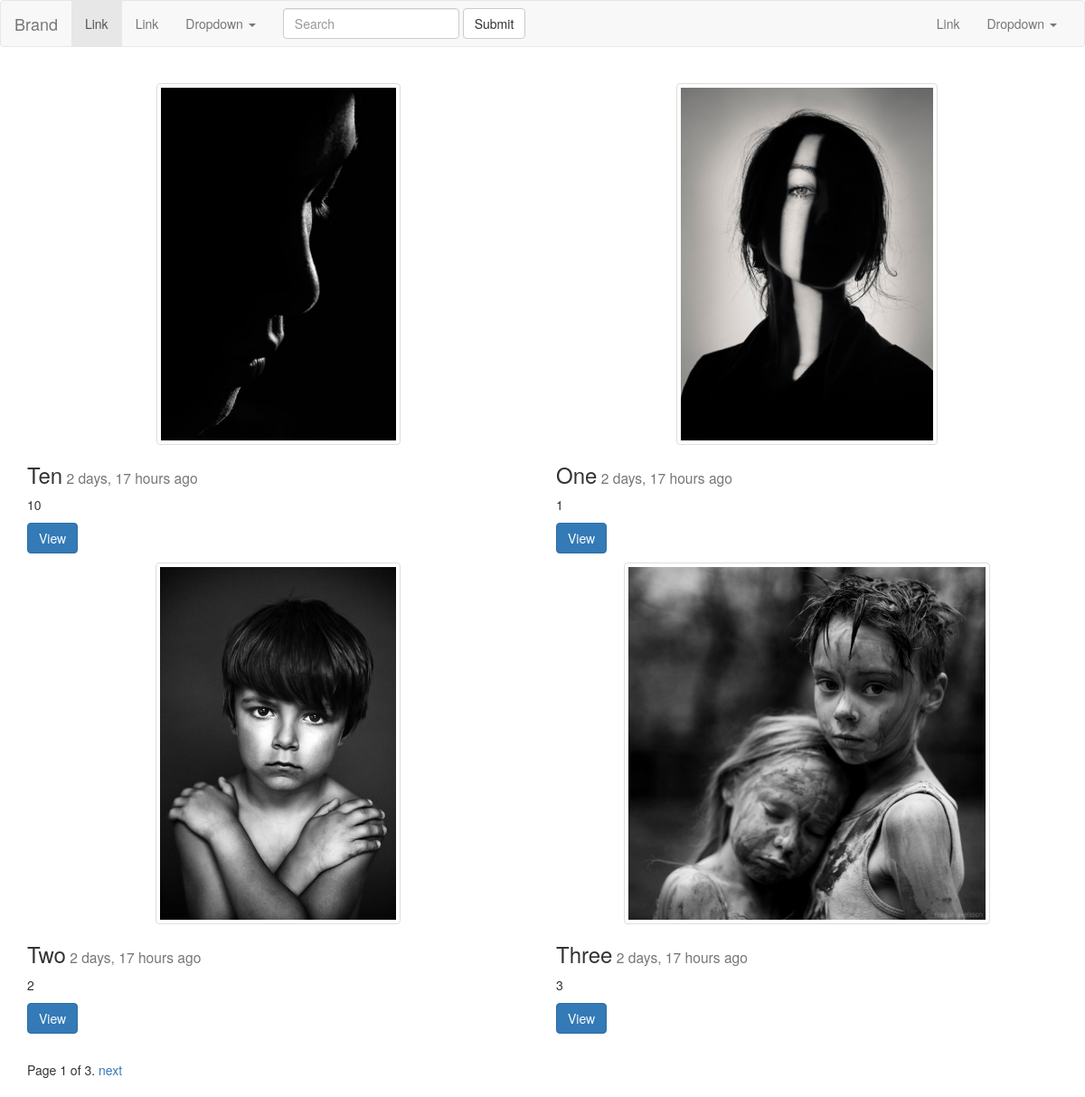
The app's page /posts/list/ with its own data.
### posts/models.py (models this page shows, shortened)
class Post(models.Model):
	author = models.ForeignKey(User,default=1)
	title = models.CharField(max_length=50)
	image = models.ImageField(null=True , blank=True,upload_to="Django_images")
	content = models.TextField()
	draft = models.BooleanField(default=False)
	publish = models.DateField()
	updated = models.DateTimeField(auto_now=True)
	timestamp = models.DateTimeField(auto_now_add=True)
	slug = models.SlugField(unique=True , null=True)
	def get_absolute_url(self):
		return reverse("posts:detail", kwargs={"slug": self.slug})
	class Meta:
		ordering =['-timestamp' ,'-updated']

### posts/views.py (the view, shortened to what this page needs)
def post_list(request):
	today = timezone.now().date()
	if request.user.is_staff or request.user.is_superuser:
		obj_list = Post.objects.all()
	else:
		obj_list = Post.objects.filter(draft=False).filter(publish__lte=today)
	query = request.GET.get("q")
	paginator = Paginator(obj_list, 4) # Show 5 contacts per page
	page = request.GET.get('page')
	try:
		obj = paginator.page(page)
	except PageNotAnInteger:
		obj = paginator.page(1)
	except EmptyPage:
		obj = paginator.page(paginator.num_pages)
	context = {
	"post_list": obj,
	"today": today,
	}
	return render(request, 'post_list.html', context)

### posts/templates/post_list.html (shortened to what this page needs)
{% extends "base.html" %}
{% block content %}
<div class="row">
    {% for object in post_list %}
        <div class="col-sm-6" style="top:20px">
            <div class="">
            {% if object.image %}
            <img src="{{object.image.url}}" class="img img-responsive thumbnail list-images">
            {% endif %}
                <div class="caption">
                    <h3>{{object.title}}</a><small> {{object.publish|timesince }} ago</small></h3>
            <p> {{object.content|linebreaks|truncatechars:10}}</p>
            <p>
            <a href="{{object.get_absolute_url}}" class="btn btn-primary">View</a>
            </p>
                </div>
            </div>
        </div>
    {% endfor %}
    </div>
    <br>
    <div class="pagination">
        <span class="step-links">
            <span class="current">
                Page {{ post_list.number }} of {{ post_list.paginator.num_pages }}.
            </span>
            {% if post_list.has_next %}
                <a href="?page={{ post_list.next_page_number }}">next</a>
            {% endif %}
        </span>
    </div>
{% endblock content %}

### posts/static/css/base.css (style rules this page uses)
.list-images { object-fit: cover !important; height:400px !important; max-width:100% !important; margin:auto !important; }

### records on screen
Post: image (picture), title "Ten", publish "2 days, 17 hours", content "10"
Post: image (picture), title "One", publish "2 days, 17 hours", content "1"
Post: image (picture), title "Two", publish "2 days, 17 hours", content "2"
Post: image (picture), title "Three", publish "2 days, 17 hours", content "3"

### other values on screen
{{ post_list.number }} "1"
{{ post_list.paginator.num_pages }} "3"
